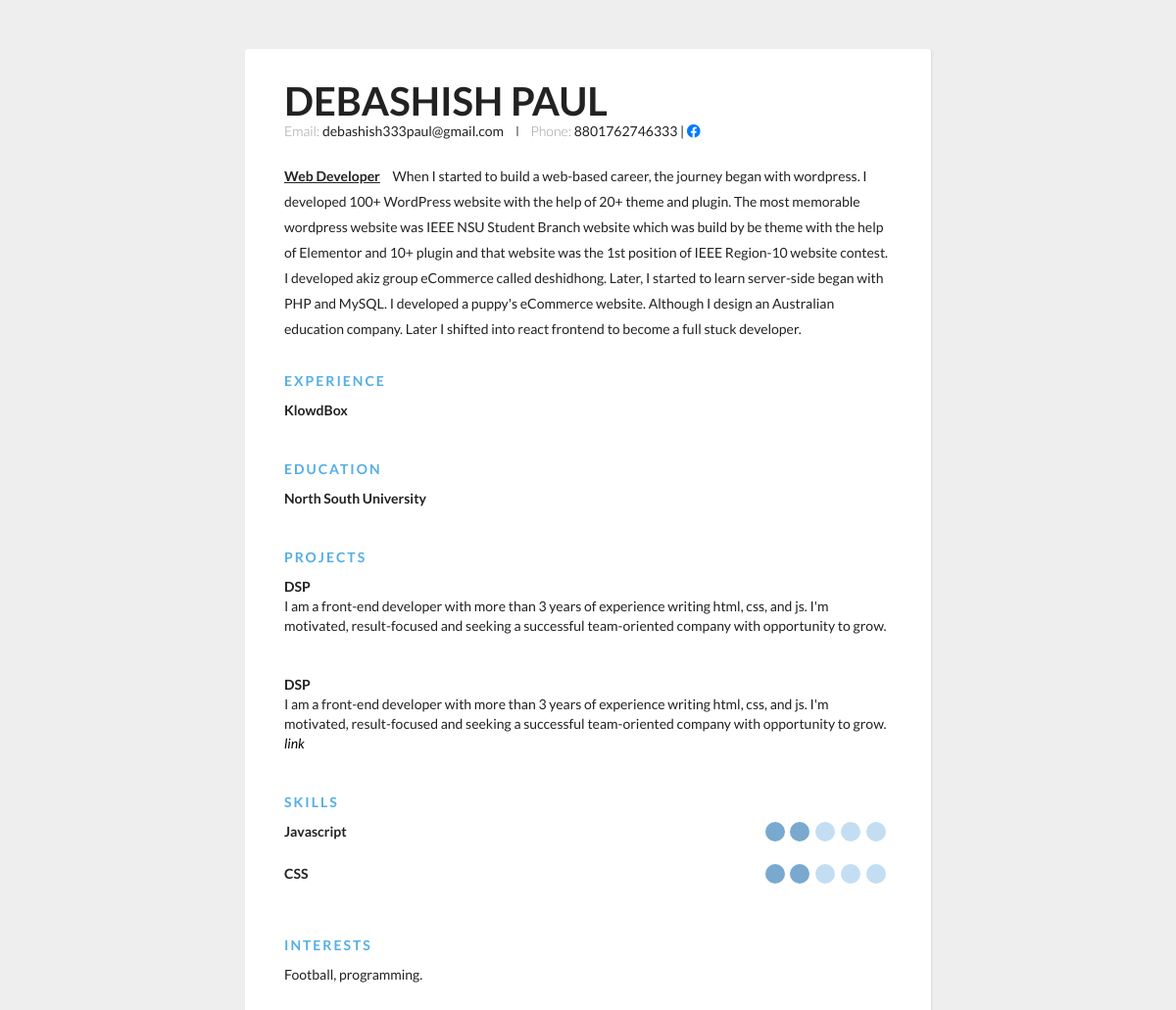
/1/, run on the app's committed database.
### pdf/models.py (models this page shows, shortened)
class Profile(models.Model):
    name = models.CharField(max_length=50)
    title = models.CharField(max_length=40, blank=True, null=True)
    email = models.EmailField(max_length=254)
    about = models.TextField(max_length = 1000)
    previous_work = models.TextField()
    phone = models.IntegerField()
    university = models.CharField(max_length=100, blank=True, null=True)
    facebook_url = models.URLField(max_length=200)

### pdf/views.py (the view)
# urls.py: path('<int:id>/',resume, name="resume")
def resume(request, id):
    user_profile = Profile.objects.get(pk=id)
    return render(request, 'pdf/resume.html', {'user_profile':user_profile})

### pdf/templates/pdf/resume.html (shortened to what this page needs)
{% load static %}
<!DOCTYPE html>
<html lang="en" class="no-js">
<head>
  <link rel="stylesheet" href="https://maxcdn.bootstrapcdn.com/bootstrap/4.0.0/css/bootstrap.min.css">
    <link rel="stylesheet" href="{% static "pdf/style.css" %}" />
    <link rel="stylesheet" href="https://cdnjs.cloudflare.com/ajax/libs/font-awesome/5.15.3/css/all.min.css">
</head>
<body>
    <div class="container">
        <div class="header">
            <div class="full-name">
            <span class="first-name">{{user_profile.name}}</span>
            </div>
            <div class="contact-info">
            <span class="email">Email: </span>
            <span class="email-val">{{user_profile.email}}</span>
            <span class="separator"></span>
            <span class="phone">Phone: </span>
            <span class="phone-val">{{user_profile.phone}}</span>
             | <a href="{{user_profile.facebook_url}}"><i class="fab fa-facebook"></i></a>
            </div>
            <div class="about">
            <span class="position">{{ user_profile.title }}</span>
            <span class="desc">
                {{user_profile.about}}
            </span>
            </div>
        </div>
        <div class="details">
            <div class="section">
            <div class="section__title">Experience</div>
            <div class="section__list">
                <div class="section__list-item">
                    <div class="left">
                        <div class="name">KlowdBox</div>
                    </div>
                </div>
            </div>
        </div>
            <div class="section">
            <div class="section__title">Education</div>
            <div class="section__list">
                <div class="section__list-item">
                    <div class="left">
                        <div class="name">{{user_profile.university}}</div>
                    </div>
                </div>
            </div>
        </div>
            <div class="section">
            <div class="section__title">Projects</div>
            <div class="section__list">
                <div class="section__list-item">
                <div class="name">DSP</div>
                <div class="text">I am a front-end developer with more than 3 years of experience writing html, css, and js. I'm motivated, result-focused and seeking a successful team-oriented company with opportunity to grow.</div>
                </div>
                <div class="section__list-item">
                            <div class="name">DSP</div>
                <div class="text">I am a front-end developer with more than 3 years of experience writing html, css, and js. I'm motivated, result-focused and seeking a successful team-oriented company with opportunity to grow. <a href="/login">link</a>
                </div>
                </div>
            </div>
            </div>
            <div class="section">
            <div class="section__title">Skills</div>
            <div class="skills">
                <div class="skills__item">
                <div class="left"><div class="name">
                    Javascript
                    </div></div>
                <div class="right">
                    <label for="ck1"></label>
                    <label for="ck2"></label>
                    <label for="ck3"></label>
                    <label for="ck4"></label>
                    <label for="ck5"></label>
                </div>
                </div>
            </div>
            <div class="skills__item">
                <div class="left"><div class="name">
                    CSS</div></div>
                <div class="right">
                    <label for="ck1"></label>
                    <label for="ck2"></label>
                    <label for="ck3"></label>
                    <label for="ck4"></label>
                    <label for="ck5"></label>
                </div>
                </div>
            </div>
            <div class="section">
            <div class="section__title">
            Interests
            </div>
            <div class="section__list">
                <div class="section__list-item">
                        Football, programming.
                </div>
            </div>
            </div>
            </div>
        </div>
</body>
</html>

### pdf/static/pdf/style.css (style rules this page uses)
body { padding: 0; margin: 0; background-color: cadetblue; }
.container { background-color: darkgray; padding: 10px; border-radius: 5px; }
* { margin: 0; padding: 0; box-sizing: border-box; }
html { height: 100%; }
body { min-height: 100%; background: #eee; font-family: "Lato", sans-serif; font-weight: 400; color: #222; font-size: 14px; line-height: 26px; padding-bottom: 50px; }
.container { max-width: 700px; background: #fff; margin: 0px auto 0px; box-shadow: 1px 1px 2px #DAD7D7; border-radius: 3px; padding: 40px; margin-top: 50px; }
.header { margin-bottom: 30px; }
.header .full-name { font-size: 40px; text-transform: uppercase; margin-bottom: 5px; }
.header .first-name { font-weight: 700; }
.header .contact-info { margin-bottom: 20px; }
.header .email, .header .phone { color: #999; font-weight: 300; }
.header .separator { height: 10px; display: inline-block; border-left: 2px solid #999; margin: 0px 10px; }
.header .position { font-weight: bold; display: inline-block; margin-right: 10px; text-decoration: underline; }
.details { line-height: 20px; }
.details .section { margin-bottom: 40px; }
.details .section:last-of-type { margin-bottom: 0px; }
.details .section__title { letter-spacing: 2px; color: #54AFE4; font-weight: bold; margin-bottom: 10px; text-transform: uppercase; }
.details .section__list-item { margin-bottom: 40px; }
.details .section__list-item:last-of-type { margin-bottom: 0; }
.details .left, .details .right { vertical-align: top; display: inline-block; }
.details .left { width: 60%; }
.details .right { text-align: right; width: 39%; }
.details .name { font-weight: bold; }
.details a { text-decoration: none; color: #000; font-style: italic; }
.details .skills__item { margin-bottom: 10px; }
.details .skills__item .right label { display: inline-block; width: 20px; height: 20px; background: #C3DEF3; border-radius: 20px; margin-right: 3px; }
.details .skills__item .right input:checked + label { background: #79A9CE; }

### data on the page
Profile: name "DEBASHISH PAUL", email "debashish333paul@gmail.com", phone "8801762746333", title "Web Developer", about "When I started to build a web-based career, the journey began with wordpress. I developed 100+ WordPress website with the help of 20+ theme and plugin. The most memorable wordpress website was IEEE NSU Student Branch website which was build by be theme with the help of Elementor and 10+ plugin and that website was the 1st position of IEEE Region-10 website contest. I developed akiz group eCommerce called deshidhong. Later, I started to learn server-side began with PHP and MySQL. I developed a puppy's eCommerce website. Although I design an Australian education company. Later I shifted into react frontend to become a full stuck developer.", university "North South University"
